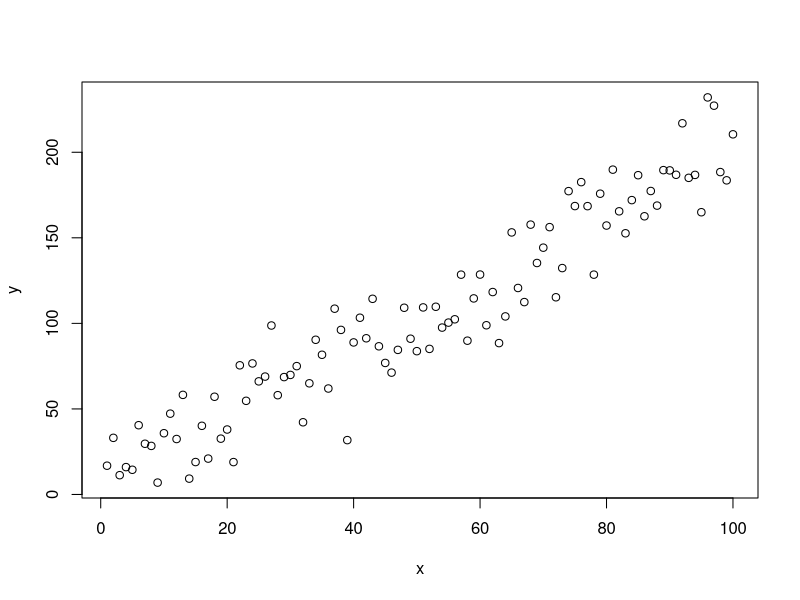
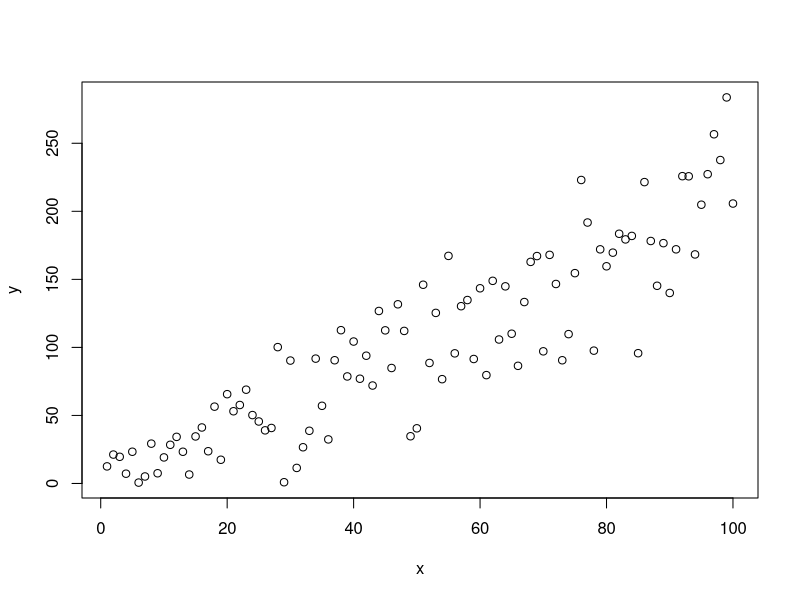
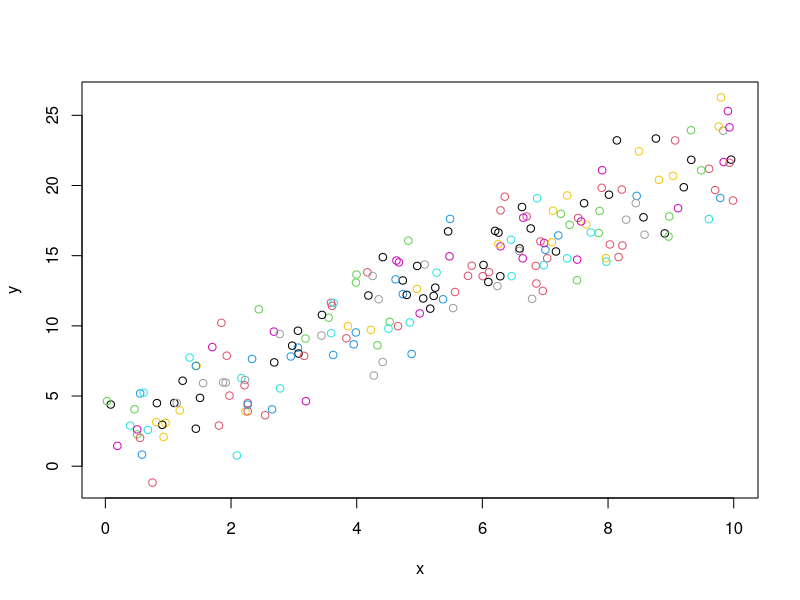

Reproduce these figures in R, in order.
## ---- chunk 1
knitr::opts_chunk$set(echo = TRUE)
## ---- chunk 2
x = seq(1,100,length.out = 100)
y = 2 + 2 * x + rnorm(100,0,20)
plot(y~x)
## ---- chunk 3
x = seq(1,100,length.out = 100)
y = 2 + 2 * x + rnorm(100,0,sqrt(20*x^1))
plot(y~x)
dat = data.frame(x,y)
## ---- chunk 4
library(nlme)
gls.1 = gls(y~x, data=dat,method="ML")
summary(gls.1)
# to specify the variance as a function of x we can use different functions
# (see chapter 4 of Zuur for details) or see ?varClasses
gls.2 = gls(y~x, weights=varPower(form=~x), data=dat,method="ML")
summary(gls.2)
AIC(gls.1,gls.2)
## ---- chunk 5
x = runif(200,0,10) # this is the covariate
sigma_site = 1
site = rnorm(10,0,sigma_site) # we construct 10 different sites
id = as.factor(rep(c(1:10),20)) # site id
sigma_res = 2
y = 2+ 2*x + site[id] + rnorm(200,0,sigma_res)
dat= data.frame(x,y,id)

# let's make a plot
plot(y ~x,col=id)
